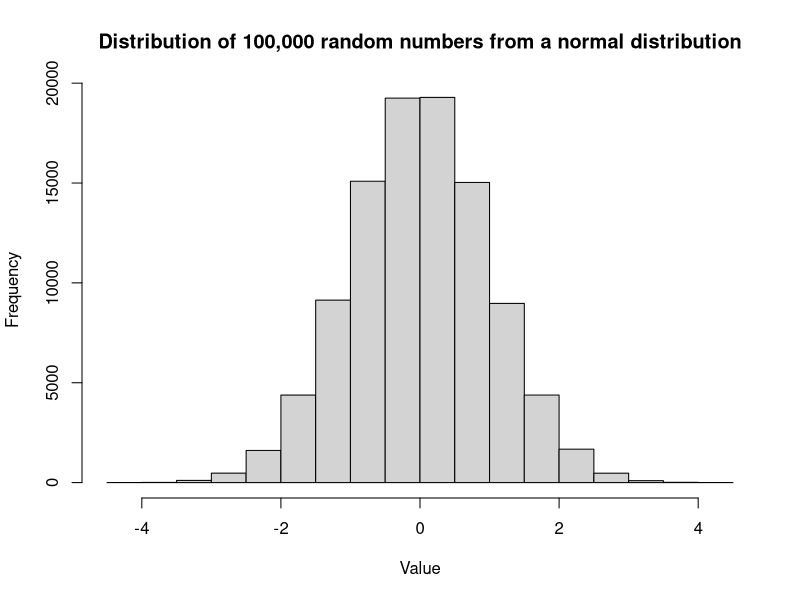
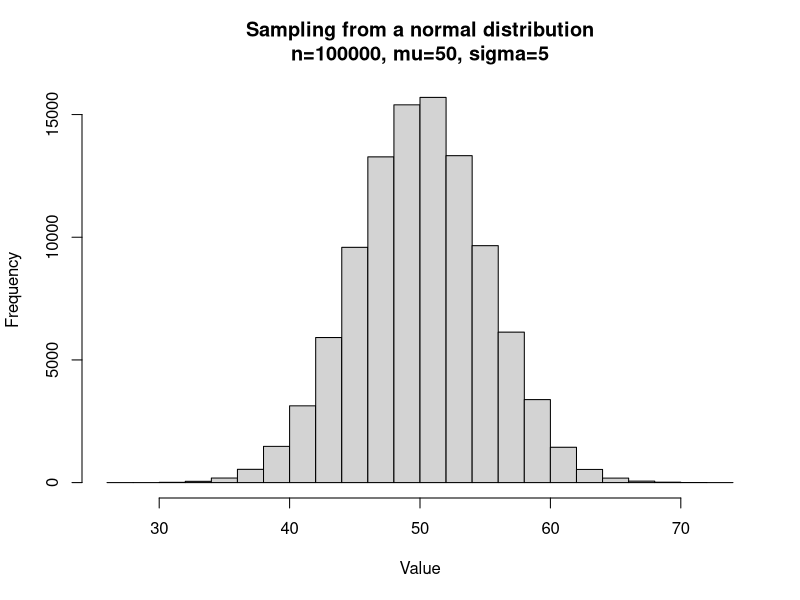
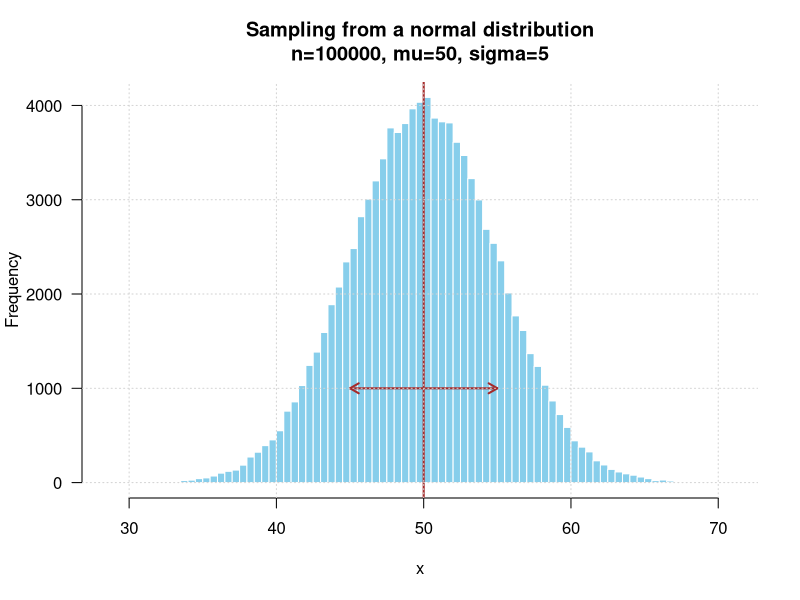
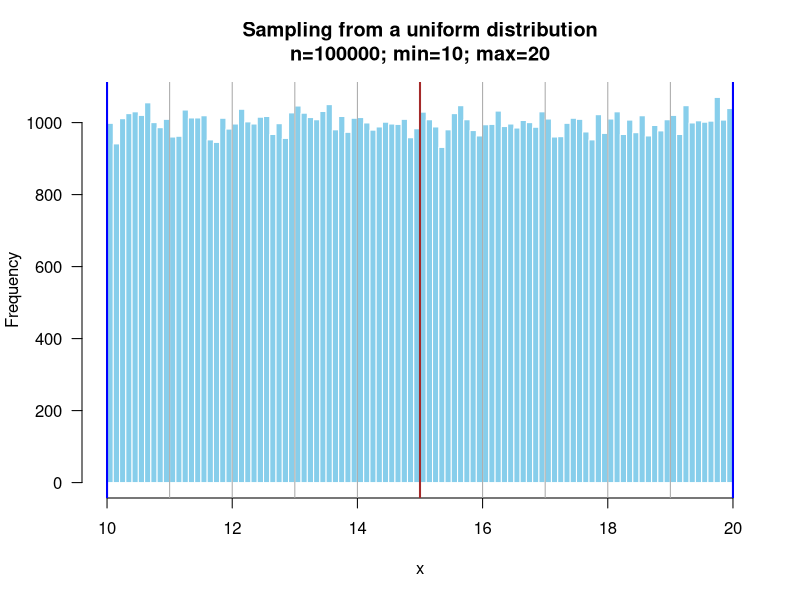
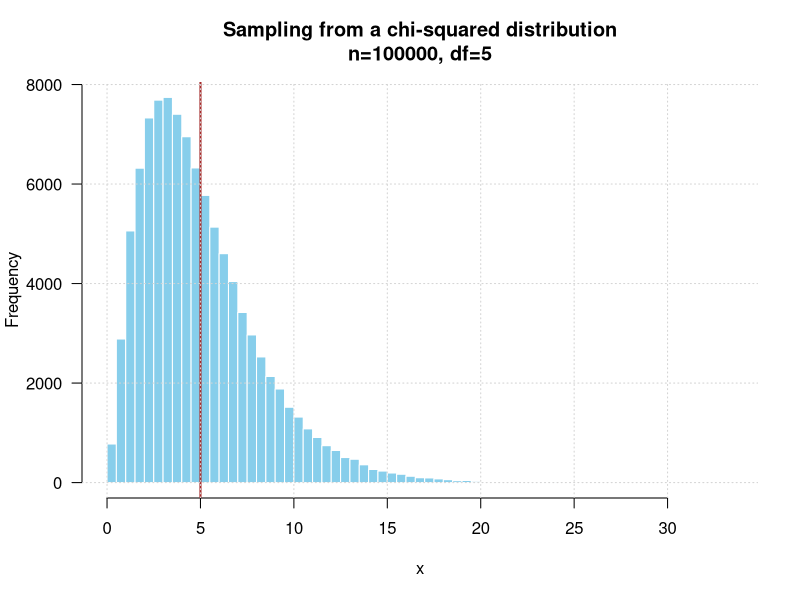
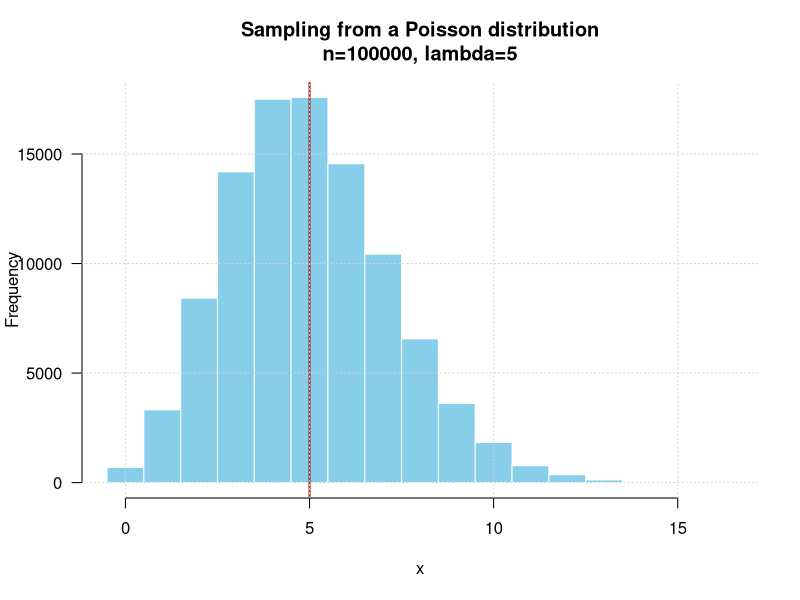
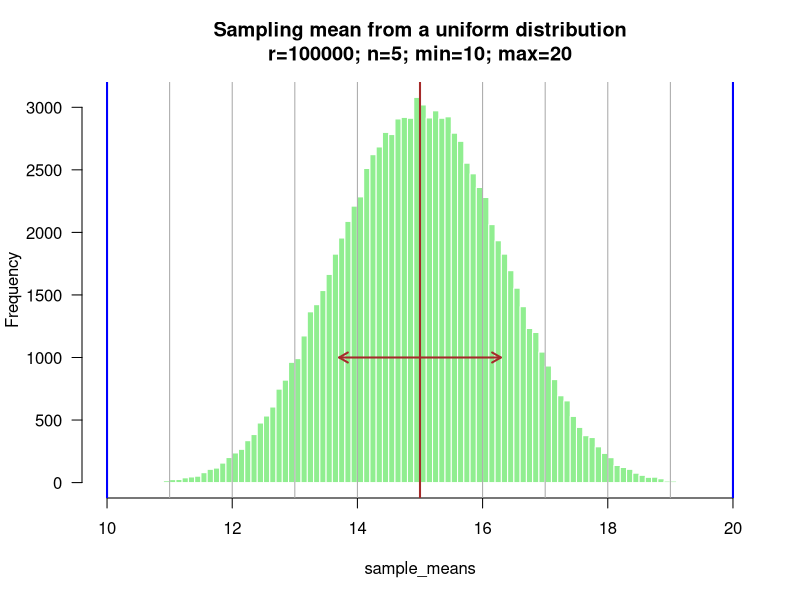
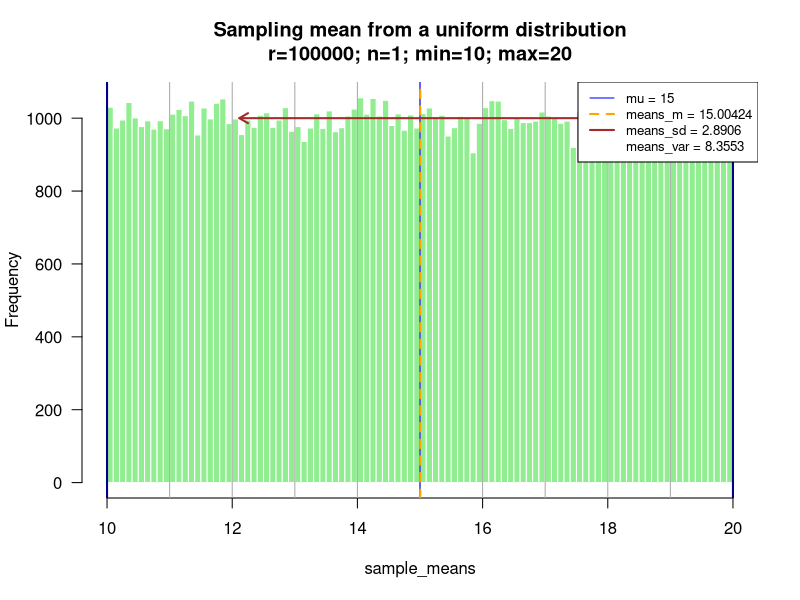

Source code (R) for these figures, in order:
## ---- chunk 1
library(knitr)

options(width = 300)
# options(encoding = 'UTF-8')
knitr::opts_chunk$set(
  fig.width = 7, fig.height = 5, 
  fig.path = 'figures/sampling_',
  fig.align = "center", 
  size = "tiny", 
  echo = TRUE, 
  eval = TRUE, 
  warning = FALSE, 
  message = FALSE, 
  results = TRUE, 
  comment = "")

options(scipen = 12) ## Max number of digits for non-scientific notation
# knitr::asis_output("\\footnotesize")

## ---- chunk 2
# Generate 100,000 numbers from a normal distribution with mean=0 and standard deviation=1
x <- rnorm(n = 100000, mean = 0, sd = 1)

# Plot a histogram of the generated numbers
hist(x, 
     main="Distribution of 100,000 random numbers from a normal distribution",
     xlab="Value")
## ---- chunk 3
# Parameters
n <- 100000 # Sample size
mu <- 50     # Mean of the normal distribution
sigma <- 5      # Standard deviation of the normal distribution

# Sample n numbers in a normal population of mean mu and standard deviation sigma
x <- rnorm(n = n, mean = mu, sd = sigma)

# Plot a histogram of the generated numbers
hist(x,
     main=paste0("Sampling from a normal distribution",
                 "\n", # newline character
                 "n=", format(n, scientific = FALSE),
                 ", mu=", mu,
                 ", sigma=", sigma),
     xlab="Value")

## ---- chunk 4
# Parameters
n <- 100000 # Sample size
mu <- 50     # Mean of the normal distribution
sigma <- 5      # Standard deviation of the normal distribution

# Sample n numbers in a normal population of mean mu and standard deviation sigma
x <- rnorm(n = n, mean = mu, sd = sigma)

# Plot a histogram of the generated numbers
hist(x, 
     breaks = 100,
     col="skyblue",
     border = "white",
     las = 1,
     main=paste0("Sampling from a normal distribution",
                 "\n", # newline character
                 "n=", format(n, scientific = FALSE),
                 ", mu=", mu,
                 ", sigma=", sigma))


abline(v=mu, lwd=2, col="brown") ## mark the mean
arrows(x0 = mu - sigma, x1 = mu + sigma, 
       y0 = n / 100,  y1 = n/100, 
       code = 3, length = 0.1, lwd=2, 
       col="brown") ## Mark an interval of ± 1 standard deviation around the mean
grid() ## Add a grid

## ---- chunk 5

# Plot a histogram of the generated numbers
n <- 100000
my_min <- 10
my_max <- 20
x <- runif(n = n, min = my_min, max = my_max)
hist(x, 
     breaks = 100,
     col="skyblue",
     border = "white",
     las = 1,
     xlim=c(my_min, my_max), # define the limits of X axis to ensure consistency
     main=paste0("Sampling from a uniform distribution",
                 "\n", # newline character
                 "n=", format(n, scientific = FALSE),
                "; min=", my_min,
                "; max=", my_max))
## manually add a vertical grid 
abline(v=seq(from = my_min, 
             to = my_max, 
             length.out=11), 
       col = "darkgrey") 
abline(v=c(my_min, my_max), lwd=2, col="blue") # Mark the limits
abline(v=(my_max + my_min)/2, lwd=2, col="brown") # Mark the mean


## ---- chunk 6

# Plot a histogram of the generated numbers
n <- 100000
my_df <- 5
x <- rchisq(n = n, df = my_df)
hist(x, 
     breaks = 100,
     col="skyblue",
     border = "white",
     las = 1,
     main=paste0("Sampling from a chi-squared distribution",
                 "\n", # newline character
                 "n=", format(n, scientific = FALSE),
                ", df=", my_df))
abline(v=my_df, lwd=2, col="brown")
grid()

## ---- chunk 7

# Plot a histogram of the generated numbers
n <- 100000
my_lambda <- 5
x <- rpois(n = n, lambda = my_lambda)
hist(x, 
     breaks = -0.5:(max(x)+0.5),
     col="skyblue",
     border = "white",
     las = 1,
     main=paste0("Sampling from a Poisson distribution",
                 "\n", # newline character
                 "n=", format(n, scientific = FALSE),
                ", lambda=", my_lambda))
abline(v=my_lambda, lwd=2, col="brown")
grid()

## ---- chunk 8

# Plot a histogram of the generated numbers
r <- 100000     # repetitions
n <- 5          # sample size for each repetition
my_min <- 10    # min of the uniform distribution
my_max <- 20    # max of the uniform distribution

## Draw random numbers 
x <- runif(n = n * r, min = my_min, max = my_max)

## Inject the numbers in a matrix with r rows and n columns
x_matrix <- matrix(data = x, nrow = r, ncol = n)

## Compute sample means
sample_means <- apply(X = x_matrix, MARGIN = 1, FUN = mean)

## Compute some statistics about the sample means
means_m <- mean(sample_means) # compute the mean of the sample means
means_sd <- sd(sample_means) # compute the standard deviation of the sample means

## Draw a histogram
hist(sample_means, 
     breaks = 100,
     col="lightgreen",
     border = "white",
     las = 1,
     xlim=c(my_min, my_max), # define the limits of X axis to ensure consistency
     main=paste0("Sampling mean from a uniform distribution",
                 "\n", # newline character
                 "r=", format(r, scientific = FALSE),
                 "; n=", format(n, scientific = FALSE),
                 "; min=", my_min,
                 "; max=", my_max))

abline(v=seq(from = my_min, 
             to = my_max, 
             length.out=11), 
       col = "darkgrey") ## manually add a vertical grid 
abline(v=c(my_min, my_max), lwd=2, col="blue") # Mark the limits
abline(v=(my_max + my_min)/2, lwd=2, col="brown") # Mark the mean

arrow_height <- r/100 # a bit tricky but suitable
arrows(x0 = means_m - means_sd, x1 = means_m + means_sd, 
       y0 = arrow_height,  y1 = arrow_height, 
       code = 3, length = 0.1, lwd=2, 
       col="brown") ## Mark an interval of ± 1 standard deviation around the sample mean


## ---- chunk 9

# Plot a histogram of the generated numbers
r <- 100000 # repetitions
n_values <- c(1, 2, 4, 8, 16, 32, 64)
my_min <- 10
my_max <- 20
mu <- (my_max + my_min)/2 # Theoretical mean of the uniform distribution, at mid-distance between the max and the min

## Initiate vectors to collect the sampling means parameters
means_m_values <- vector()     ## mean of the r sample means
means_sd_values <- vector()    ## standard deviation of the r sample means
means_var_values <- vector()   ## variance deviation of the r sample means

## Iterate the experiments
for (n in n_values) {
  message("Repetitions: r=", r, "; Sample size: n=", n)
  
  ## Draw random numbers 
  x <- runif(n = n * r, min = my_min, max = my_max)
  
  ## Inject the numbers in a matrix with r rows and n columns
  x_matrix <- matrix(data = x, nrow = r, ncol = n)
  
  ## Compute sample means
  sample_means <- apply(X = x_matrix, MARGIN = 1, FUN = mean)
  
  ## Compute some statistics about the sample means
  means_m <- mean(sample_means) # compute the mean of the sample means

  ## We compute it manually because R var() divides by n-1, which estimates the population variance but is not appropriate for the sample variance we need here
  means_var <- sum((sample_means - means_m)^2)/r # compute the variance of the sample means. 
  # means_var <- (r-1)/r * var(sample_means) # compute the variance of the sample means. We correct the corrective factor r-1, which serves to infer the population mean
  means_sd <- sqrt(means_var) # compute the standard deviation of the sample means
  
  ## Append the current parameters to the vectors  
  means_m_values <- c(means_m_values, means_m)
  means_sd_values <- c(means_sd_values, means_sd)
  means_var_values <- c(means_var_values, means_var)
  
  ## Draw a histogram
  hist(sample_means, 
       breaks = 100,
       col="lightgreen",
       border = "white",
       las = 1,
       xlim=c(my_min, my_max), # define the limits of X axis to ensure consistency
       main=paste0("Sampling mean from a uniform distribution",
                   "\n", # newline character
                   "r=", format(r, scientific = FALSE),
                   "; n=", format(n, scientific = FALSE),
                   "; min=", my_min,
                   "; max=", my_max))
  
  abline(v=seq(from = my_min, 
               to = my_max, 
               length.out=11), 
         col = "darkgrey") ## manually add a vertical grid 
  abline(v=c(my_min, my_max), lwd=2, col="darkblue") # Mark the limits
  abline(v=mu, lwd=1, col="blue") # Mark the mean
  abline(v=means_m, lwd=2, col="orange", lty = "dashed") # Mark the mean
  
  arrow_height <- r/100 # a bit tricky but suitable
  arrows(x0 = means_m - means_sd, x1 = means_m + means_sd, 
         y0 = arrow_height,  y1 = arrow_height, 
         code = 3, length = 0.1, lwd=2, 
         col="brown") ## Mark an interval of ± 1 standard deviation around the sample mean
  
  
  legend(
    "topright",
    legend = c(
      paste0("mu = ", mu), 
      paste0("means_m = ", round(means_m, digits = 5)), 
      paste0("means_sd = ", round(means_sd, digits = 4)),
      paste0("means_var = ", round(means_var, digits = 4))
      ),
    col = c("blue", "orange", "brown", NULL),
    lty = c("solid", "dashed", "solid", NULL),
    lwd=c(1,2,2, 0),
    cex=0.8
  )
}

## Print a table with the results
kable(
  data.frame(n = n_values,
             m = means_m_values,
             var = means_var_values,
             sd = means_sd_values),
  digits = c(0, 5, 3, 3), 
  caption = "Impact of sample size (n) on the mean, variance and standard deviation of the sampling means. ")

## ---- chunk 10
## Plot the variance of sampling means as a function of sample size
plot(n_values, means_var_values, 
     type = "b",
     pch = 19,
     lty = "dashed",
     col = "brown",
     main = "Impact of sample size on the variance of sampling means",
     ylim = c(0, ceiling(max(means_var_values))),
     ylab = paste0("Variance of the sampling mean (", r, " repetitions)"),
     xlab = "Sample size (n)",
     las = 1,
     panel.first = c(grid(),
                     abline(h=0, col="black"))
     )


## ---- chunk 11
## Plot the variance of sampling means as a function of sample size
plot(n_values, means_var_values, 
     type = "b",
     pch = 19,
     lty = "dashed",
     col = "brown",
     log = "xy",
     main = "Impact of sample size on the variance of sampling means\n(logarithmic X and Y scales)",
     ylab = paste0("Variance of the sampling mean (", r, " repetitions)"),
     xlab = "Sample size (n)",
     las = 1,
     panel.first = c(grid(, equilogs = FALSE))
     )


## ---- chunk 12
## Plot the standard deviation of sampling means as a function of sample size
plot(n_values, means_sd_values, 
     type = "b",
     pch = 19,
     lty = "dashed",
     col = "brown",
     main = "Impact of sample size on the standard deviation of sampling means",
     ylim = c(0, ceiling(max(means_sd_values))),
     ylab = paste0("Standard deviation of the sampling mean (", r, " repetitions)"),
     xlab = "Sample size (n)",
     las = 1,
     panel.first = c(grid(),
                     abline(h=0, col="black"))
     )


## ---- chunk 13
## Plot the mean of sampling means as a function of sample size
plot(n_values, means_m_values, 
     type = "p",
     pch = 19,
     lty = "solid",
     col = "orange",
     main = "Impact of sample size on the distribution of sampling means",
     ylim = c(my_min, my_max), 
     ylab = paste0("Mean of the sampling mean (", r, " repetitions)"),
     xlab = "Sample size (n)", 
     las = 1,
     panel.first = c(grid(),
                     abline(h = mu, col = "blue", lwd = 1))
     )


arrows(x0 = n_values, x1 = n_values, 
       y0 = means_m_values - means_sd_values,  y1 = means_m_values + means_sd_values, 
       code = 3, length = 0.07, lwd=2, 
       col="brown") ## Mark an interval of ± 1 standard deviation around the mean
legend("topright",
       legend = c("mu", "mean of the means", "standard deviation of the means"),
       lwd = c(1, 0, 2),
       pch=c(NA, 19, NA),
       col = c("blue", "orange", "brown")
)
